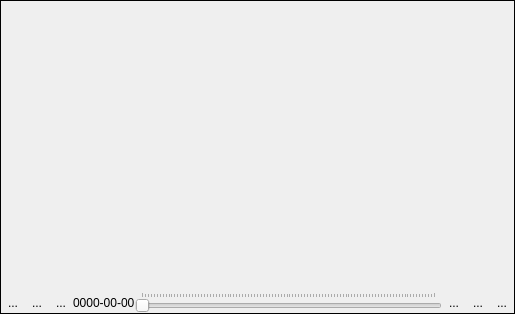
<?xml version="1.0" encoding="UTF-8"?>
<ui version="4.0">
 <class>Form</class>
 <widget class="QFrame" name="Form">
  <property name="geometry">
   <rect>
    <x>0</x>
    <y>0</y>
    <width>515</width>
    <height>314</height>
   </rect>
  </property>
  <property name="windowTitle">
   <string>Form</string>
  </property>
  <property name="frameShape">
   <enum>QFrame::Box</enum>
  </property>
  <layout class="QVBoxLayout" name="verticalLayout">
   <property name="spacing">
    <number>0</number>
   </property>
   <property name="leftMargin">
    <number>0</number>
   </property>
   <property name="topMargin">
    <number>0</number>
   </property>
   <property name="rightMargin">
    <number>0</number>
   </property>
   <property name="bottomMargin">
    <number>0</number>
   </property>
   <item>
    <widget class="QgsMessageBar" name="mMessageBar">
     <property name="frameShape">
      <enum>QFrame::NoFrame</enum>
     </property>
     <property name="frameShadow">
      <enum>QFrame::Raised</enum>
     </property>
    </widget>
   </item>
   <item>
    <layout class="QGridLayout" name="gridCenterLayout">
     <property name="leftMargin">
      <number>0</number>
     </property>
     <property name="topMargin">
      <number>0</number>
     </property>
     <property name="rightMargin">
      <number>0</number>
     </property>
     <property name="spacing">
      <number>1</number>
     </property>
     <item row="0" column="1">
      <spacer name="verticalSpacer">
       <property name="orientation">
        <enum>Qt::Vertical</enum>
       </property>
       <property name="sizeHint" stdset="0">
        <size>
         <width>20</width>
         <height>0</height>
        </size>
       </property>
      </spacer>
     </item>
     <item row="1" column="1">
      <widget class="QFrame" name="mGridFrame">
       <property name="sizePolicy">
        <sizepolicy hsizetype="Preferred" vsizetype="Preferred">
         <horstretch>0</horstretch>
         <verstretch>0</verstretch>
        </sizepolicy>
       </property>
       <property name="minimumSize">
        <size>
         <width>100</width>
         <height>100</height>
        </size>
       </property>
       <property name="styleSheet">
        <string notr="true"/>
       </property>
       <property name="frameShape">
        <enum>QFrame::NoFrame</enum>
       </property>
       <property name="frameShadow">
        <enum>QFrame::Plain</enum>
       </property>
       <property name="lineWidth">
        <number>0</number>
       </property>
       <layout class="QGridLayout" name="mGrid">
        <property name="leftMargin">
         <number>0</number>
        </property>
        <property name="topMargin">
         <number>0</number>
        </property>
        <property name="rightMargin">
         <number>0</number>
        </property>
        <property name="bottomMargin">
         <number>0</number>
        </property>
        <property name="spacing">
         <number>1</number>
        </property>
       </layout>
      </widget>
     </item>
     <item row="1" column="2">
      <spacer name="horizontalSpacer">
       <property name="orientation">
        <enum>Qt::Horizontal</enum>
       </property>
       <property name="sizeHint" stdset="0">
        <size>
         <width>0</width>
         <height>20</height>
        </size>
       </property>
      </spacer>
     </item>
     <item row="1" column="0">
      <spacer name="horizontalSpacer_2">
       <property name="orientation">
        <enum>Qt::Horizontal</enum>
       </property>
       <property name="sizeHint" stdset="0">
        <size>
         <width>0</width>
         <height>20</height>
        </size>
       </property>
      </spacer>
     </item>
     <item row="2" column="1">
      <spacer name="verticalSpacer_2">
       <property name="orientation">
        <enum>Qt::Vertical</enum>
       </property>
       <property name="sizeHint" stdset="0">
        <size>
         <width>20</width>
         <height>0</height>
        </size>
       </property>
      </spacer>
     </item>
    </layout>
   </item>
   <item>
    <layout class="QHBoxLayout" name="horizontalLayout" stretch="0,0,0,0,0,0,0,0">
     <item>
      <widget class="QToolButton" name="btnFirst">
       <property name="text">
        <string>...</string>
       </property>
       <property name="icon">
        <iconset resource="eotsv_resources.qrc">
         <normaloff>:/eotimeseriesviewer/icons/mActionArrowLeftEnd.svg</normaloff>:/eotimeseriesviewer/icons/mActionArrowLeftEnd.svg</iconset>
       </property>
       <property name="autoRaise">
        <bool>true</bool>
       </property>
      </widget>
     </item>
     <item>
      <widget class="QToolButton" name="btnBackwardFast">
       <property name="text">
        <string>...</string>
       </property>
       <property name="icon">
        <iconset>
         <normaloff>:/images/themes/default/mActionDoubleArrowLeft.svg</normaloff>:/images/themes/default/mActionDoubleArrowLeft.svg</iconset>
       </property>
       <property name="autoRaise">
        <bool>true</bool>
       </property>
      </widget>
     </item>
     <item>
      <widget class="QToolButton" name="btnBackward">
       <property name="text">
        <string>...</string>
       </property>
       <property name="icon">
        <iconset>
         <normaloff>:/images/themes/default/mActionArrowLeft.svg</normaloff>:/images/themes/default/mActionArrowLeft.svg</iconset>
       </property>
       <property name="autoRaise">
        <bool>true</bool>
       </property>
      </widget>
     </item>
     <item>
      <widget class="QLabel" name="tbSliderDate">
       <property name="text">
        <string>0000-00-00</string>
       </property>
      </widget>
     </item>
     <item>
      <widget class="QSlider" name="mTimeSlider">
       <property name="singleStep">
        <number>1</number>
       </property>
       <property name="tracking">
        <bool>true</bool>
       </property>
       <property name="orientation">
        <enum>Qt::Horizontal</enum>
       </property>
       <property name="tickPosition">
        <enum>QSlider::TicksAbove</enum>
       </property>
      </widget>
     </item>
     <item>
      <widget class="QToolButton" name="btnForward">
       <property name="text">
        <string>...</string>
       </property>
       <property name="icon">
        <iconset>
         <normaloff>:/images/themes/default/mActionArrowRight.svg</normaloff>:/images/themes/default/mActionArrowRight.svg</iconset>
       </property>
       <property name="autoRaise">
        <bool>true</bool>
       </property>
      </widget>
     </item>
     <item>
      <widget class="QToolButton" name="btnForwardFast">
       <property name="text">
        <string>...</string>
       </property>
       <property name="icon">
        <iconset>
         <normaloff>:/images/themes/default/mActionDoubleArrowRight.svg</normaloff>:/images/themes/default/mActionDoubleArrowRight.svg</iconset>
       </property>
       <property name="autoRaise">
        <bool>true</bool>
       </property>
      </widget>
     </item>
     <item>
      <widget class="QToolButton" name="btnLast">
       <property name="text">
        <string>...</string>
       </property>
       <property name="icon">
        <iconset resource="eotsv_resources.qrc">
         <normaloff>:/eotimeseriesviewer/icons/mActionArrowRightEnd.svg</normaloff>:/eotimeseriesviewer/icons/mActionArrowRightEnd.svg</iconset>
       </property>
       <property name="autoRaise">
        <bool>true</bool>
       </property>
      </widget>
     </item>
    </layout>
   </item>
  </layout>
  <action name="actionForward">
   <property name="icon">
    <iconset>
     <normaloff>:/images/themes/default/mActionArrowRight.svg</normaloff>:/images/themes/default/mActionArrowRight.svg</iconset>
   </property>
   <property name="text">
    <string>Forward</string>
   </property>
   <property name="toolTip">
    <string>Moves to next date</string>
   </property>
  </action>
  <action name="actionBackward">
   <property name="icon">
    <iconset>
     <normaloff>:/images/themes/default/mActionArrowLeft.svg</normaloff>:/images/themes/default/mActionArrowLeft.svg</iconset>
   </property>
   <property name="text">
    <string>Previous Date</string>
   </property>
   <property name="toolTip">
    <string>Moves one date back.</string>
   </property>
  </action>
  <action name="actionLastDate">
   <property name="icon">
    <iconset resource="eotsv_resources.qrc">
     <normaloff>:/eotimeseriesviewer/icons/mActionArrowRightEnd.svg</normaloff>:/eotimeseriesviewer/icons/mActionArrowRightEnd.svg</iconset>
   </property>
   <property name="text">
    <string>Last Date</string>
   </property>
  </action>
  <action name="actionFirstDate">
   <property name="icon">
    <iconset resource="eotsv_resources.qrc">
     <normaloff>:/eotimeseriesviewer/icons/mActionArrowLeftEnd.svg</normaloff>:/eotimeseriesviewer/icons/mActionArrowLeftEnd.svg</iconset>
   </property>
   <property name="text">
    <string>First Date</string>
   </property>
  </action>
  <action name="actionForwardFast">
   <property name="icon">
    <iconset>
     <normaloff>:/images/themes/default/mActionDoubleArrowRight.svg</normaloff>:/images/themes/default/mActionDoubleArrowRight.svg</iconset>
   </property>
   <property name="text">
    <string>Fast Forward</string>
   </property>
  </action>
  <action name="actionBackwardFast">
   <property name="icon">
    <iconset>
     <normaloff>:/images/themes/default/mActionDoubleArrowLeft.svg</normaloff>:/images/themes/default/mActionDoubleArrowLeft.svg</iconset>
   </property>
   <property name="text">
    <string>Fast Backward</string>
   </property>
  </action>
 </widget>
 <customwidgets>
  <customwidget>
   <class>QgsMessageBar</class>
   <extends>QFrame</extends>
   <header>qgis.gui</header>
   <container>1</container>
  </customwidget>
 </customwidgets>
 <resources>
  <include location="../../../../cpp/QGIS/images/images.qrc"/>
  <include location="eotsv_resources.qrc"/>
 </resources>
 <connections/>
</ui>
